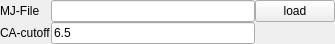
<?xml version="1.0" encoding="UTF-8"?>
<ui version="4.0">
 <class>Form</class>
 <widget class="QWidget" name="Form">
  <property name="geometry">
   <rect>
    <x>0</x>
    <y>0</y>
    <width>335</width>
    <height>43</height>
   </rect>
  </property>
  <property name="windowTitle">
   <string>Form</string>
  </property>
  <layout class="QGridLayout" name="gridLayout">
   <property name="margin">
    <number>0</number>
   </property>
   <property name="spacing">
    <number>0</number>
   </property>
   <item row="0" column="0">
    <widget class="QLabel" name="label">
     <property name="text">
      <string>MJ-File</string>
     </property>
    </widget>
   </item>
   <item row="0" column="2">
    <widget class="QPushButton" name="pushButton">
     <property name="enabled">
      <bool>true</bool>
     </property>
     <property name="text">
      <string>load</string>
     </property>
    </widget>
   </item>
   <item row="0" column="1">
    <widget class="QLineEdit" name="lineEdit">
     <property name="readOnly">
      <bool>true</bool>
     </property>
    </widget>
   </item>
   <item row="1" column="0">
    <widget class="QLabel" name="label_2">
     <property name="text">
      <string>CA-cutoff</string>
     </property>
    </widget>
   </item>
   <item row="1" column="1">
    <widget class="QLineEdit" name="lineEdit_2">
     <property name="text">
      <string>6.5</string>
     </property>
    </widget>
   </item>
  </layout>
 </widget>
 <resources/>
 <connections/>
</ui>
